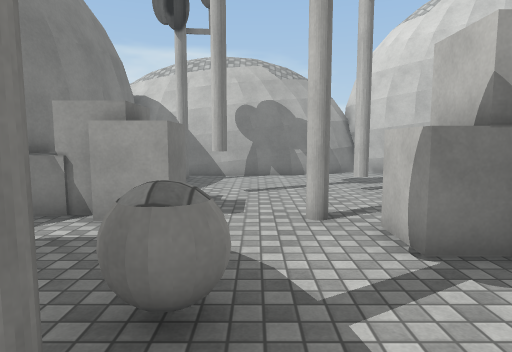
view 1 (above)

14 first-person views from a walk through a scene from a Unity 3-D project. The camera is 1.4 m above the floor, tilts 6° down and sees 75° across. The floor is counted in squares, 1 m on a side. Each view is taken from the middle of a square. On the plan, view 1 faces up. The plan holds only what a view shows up to about 15 squares ahead; the rest is blank. The place goes on beyond the plan. Surface patterns are stand-ins for the level's own textures.

view 2
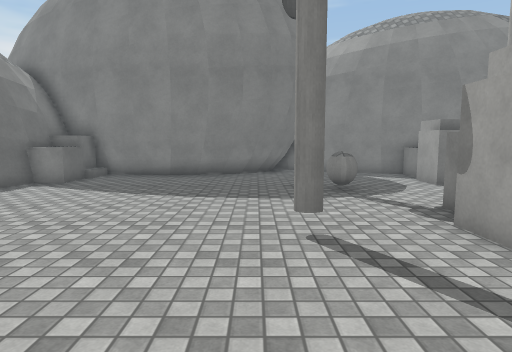

view 3
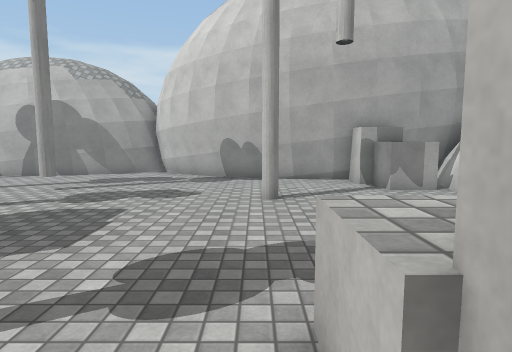

view 4
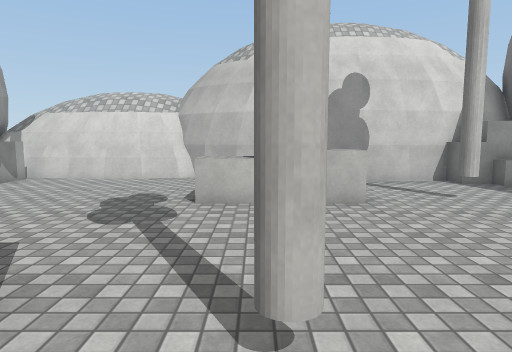

view 5
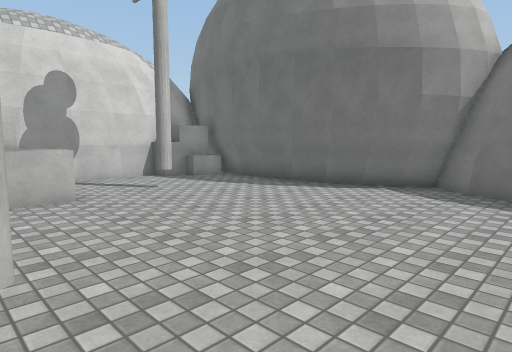

view 6
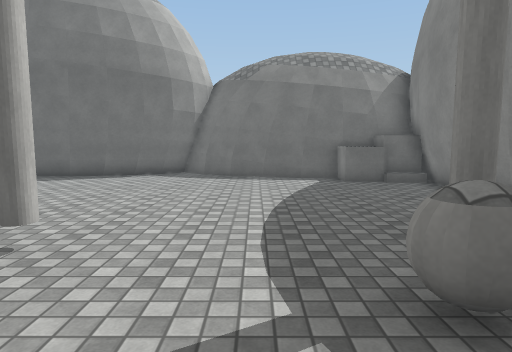

view 7
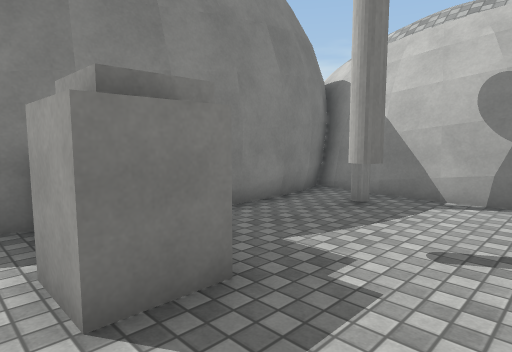

view 8
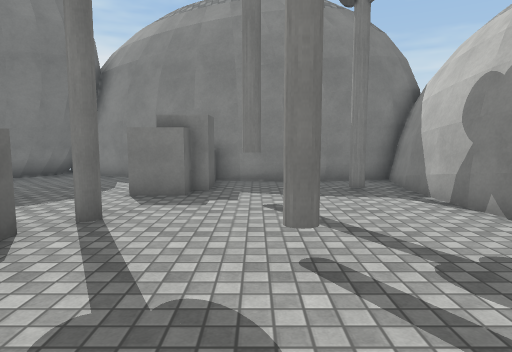

view 9
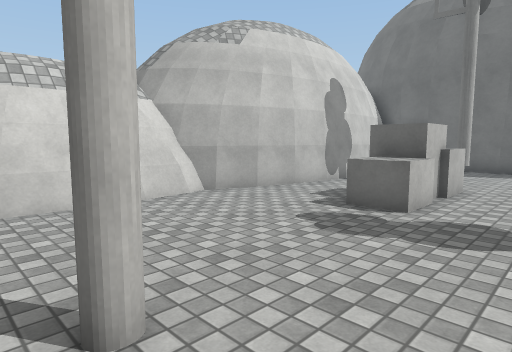

view 10
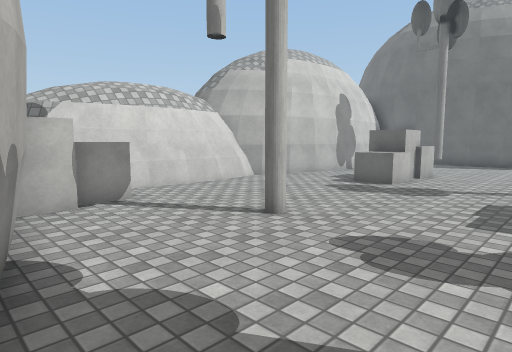

view 11
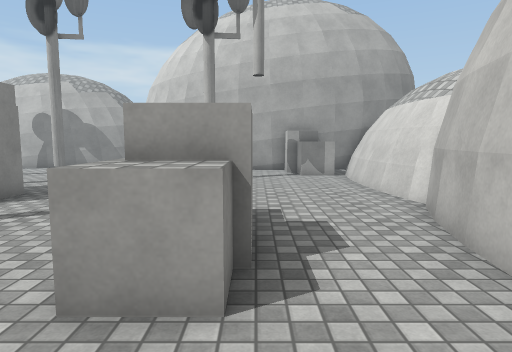

view 12
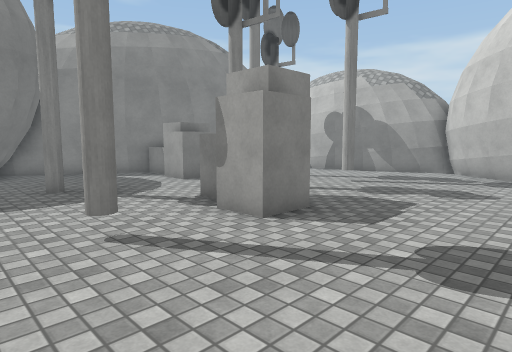

view 13
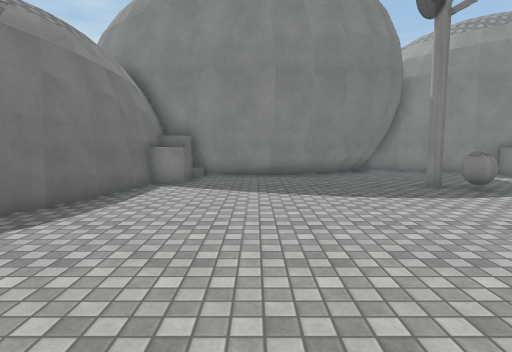

view 14
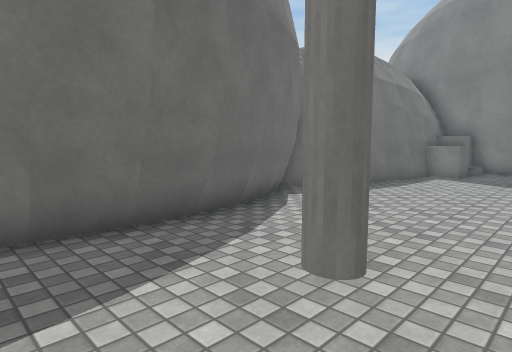

### Floor plan
Key: @ floor where view 1 was taken; # wall or solid block; . floor; ^ raised ledge; O other object.
Columns run from 6 left of view 1 to 15 right of it. Each row starts with its distance up from view 1.
 15          ####
 14  #########..##
 13  #...........####
 12  #.#............######
 11  #.................#^#
 10  #.......#.........^^#
  9  #...#...............#
  8  #.............#.....#
  7  #^##................#
  6 ##^##..#.............#
  5 #.......###..........#
  4 #.......###..........#
  3 #....O...............#
  2 #....#..........^^..##
  1 ##........#.....##..#
  0 ##....@.........##..#
 -1  #..............^...#
 -2  ##.................#
 -3  ##.................#
 -4  ##.............#...#
 -5  #..................#
 -6  #.................^#
 -7  #^^^..............#
 -8  #######....########
 -9        ######

Positions as (right, up) in squares from view 1, and headings:
1: (0, 0), facing up
2: (9, 0), facing left
3: (9, 0), facing up
4: (2, 1), facing right
5: (1, 1), facing down-right
6: (1, 5), facing down
7: (1, 5), facing up-left
8: (7, 9), facing left
9: (7, 9), facing down-right
10: (5, 13), facing down-right
11: (11, -4), facing up
12: (9, -1), facing up-left
13: (9, -4), facing left
14: (12, -3), facing down-left
